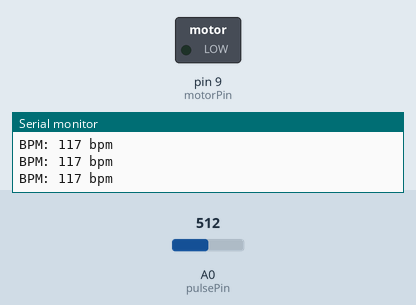
A sketch run on a simulated Arduino Uno, built with avr-gcc and run on an emulated ATmega328P. Shown: switched loads named in the sketch (green lamp = pin HIGH), the last lines printed to the serial monitor. The test bench sets the inputs (shaded band); at power-on: A0 (pulsePin) = 512.

Above: at 1.2 s.
1.3 s: A0 (pulsePin) set to 3
2.8 s: A0 (pulsePin) set to 0
At 3.8 s:
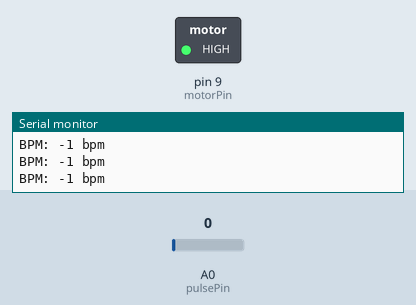
4.3 s: A0 (pulsePin) set to 65
At 5.1 s:
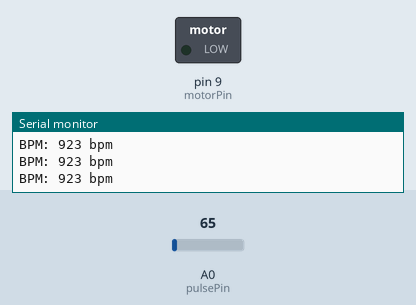
Timing chart, 0 to 7.3 s (numbered marks = the images above; inputs shaded):
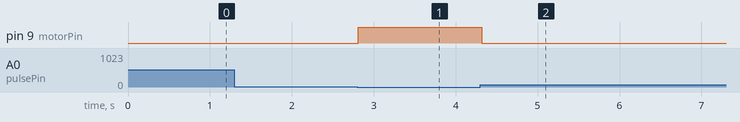

The sketch:

DriverDrowsiness.ino
```cpp
// Define the pulse sensor pin
#define pulsePin A0

// Define the vibration motor pin
#define motorPin 9

// Define the threshold for drowsiness
int threshold = 55;

void setup()
{
    // Initialize the pulse sensor pin as an input
    pinMode(pulsePin, INPUT);

    // Initialize the vibration motor pin as an output
    pinMode(motorPin, OUTPUT);

    // Initialize the serial communication for debugging
    Serial.begin(9600);
}

void loop()
{
    // Read the value from the pulse sensor
    int pulseValue = analogRead(pulsePin);

    // Convert the pulse value to beats per minute (BPM)
    int BPM = 60000 / pulseValue;

    // Debugging output
    Serial.print("BPM: ");
    Serial.print(BPM);
    Serial.println(" bpm");

    // If the BPM is below the drowsiness threshold, activate the vibration motor
    if (BPM < threshold)
    {
        digitalWrite(motorPin, HIGH);
    }
    else
    {
        digitalWrite(motorPin, LOW);
    }

    // Wait for 100 ms before taking another measurement
    delay(100);
}
```

Measured:
- the behaviour switches between 2 and 1 on A0 (pulsePin) (found by bisection; images 0 and 1)
- after the input at 2.8 s, pin 9 (motorPin): LOW → HIGH at once
- after the input at 4.3 s, pin 9 (motorPin): HIGH → LOW at once
